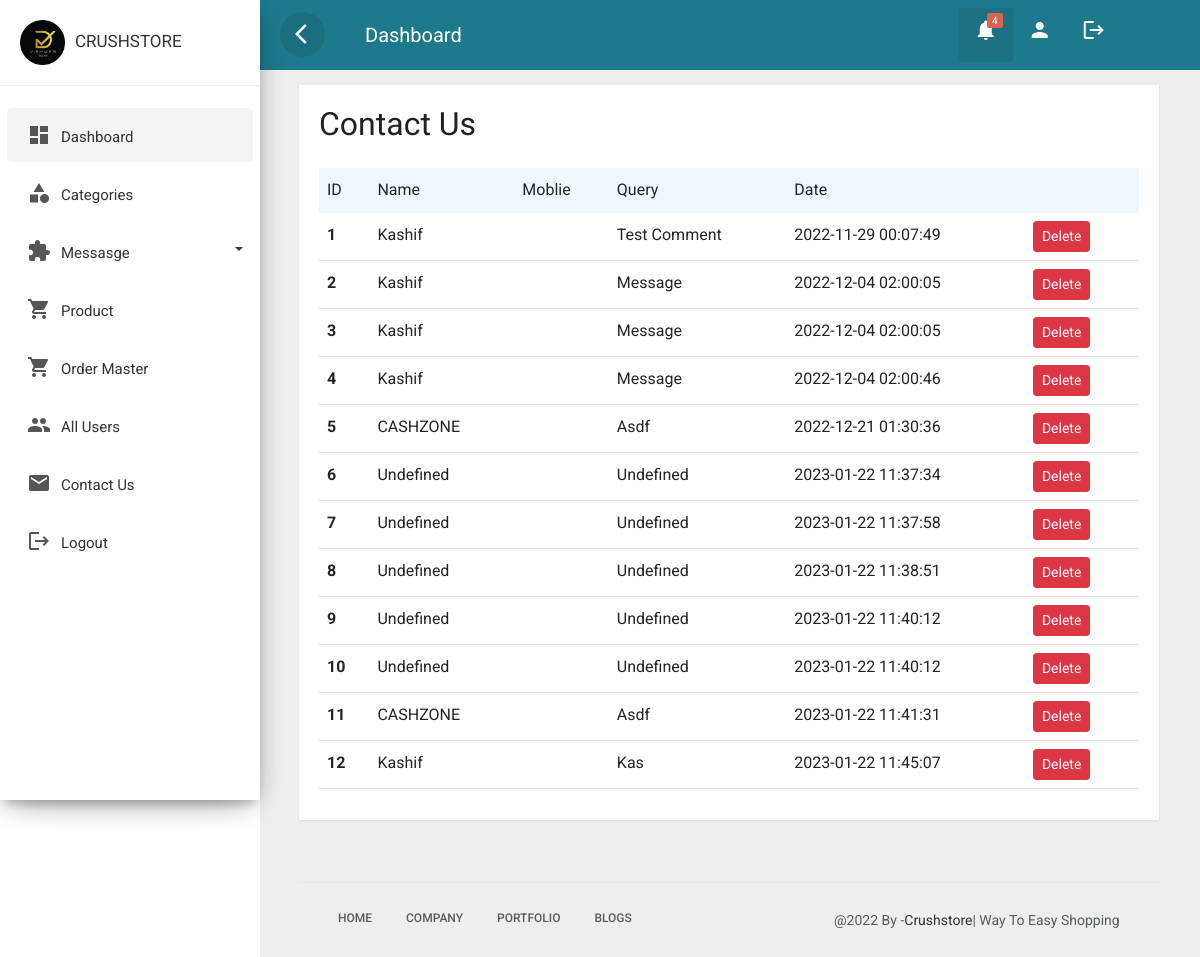
The page /admin/contact_us.php (signed in) on the database its author committed.
### tables this page shows
CREATE TABLE `contact_us` (
  `id` int(11) NOT NULL,
  `name` varchar(255) NOT NULL,
  `email` varchar(75) NOT NULL,
  `subject` varchar(25) NOT NULL,
  `message` text NOT NULL,
  `added_on` datetime NOT NULL
);

### admin/contact_us.php (the view, shortened to what this page needs)
<?php include('partials/config.inc.php');
 $sql = "SELECT * FROM `contact_us` ORDER by 'desc'";
 $res = mysqli_query($conn , $sql);
?>
<?php include_once('header.php');?>
<?php include_once('sidebar.php');?>
<?php include_once('top-header.php');?>
			  <div class="row">
			     <div style="margin-left: 39px;" class="col-lg-11 col-md-12">
				   <div class="card" style="min-height:650px;margin-bottom: 62px;">
				       <div class="card-header card-header-text">
					      <h2 class="card-title">Contact Us</h2>
					   </div>
					   <div class="card-content table-responsive">
					   <table class="table">
							<thead style="background: aliceblue;">
								<tr>
								<th scope="col">ID</th>
								<th scope="col">Name</th>
								<th scope="col">Moblie</th>
								<th scope="col">Query</th>
								<th scope="col">Date</th>
								<th scope="col"></th>
								</tr>
							</thead>
							<tbody>
								<?php
								$i = 0 ;
								while ($row = mysqli_fetch_assoc($res)) {
									$i++; ?>
								<tr>
								<th scope="row"> <?php echo $i; ?> </th>
								<td><?php echo $row['name']; ?></td>
								<td><?php echo $row['moblie']; ?></td>
								<td><?php echo $row['message']; ?></td>
								<td><?php echo $row['added_on']; ?></td>
								<td >
							<?php
							echo "<span class = 'btn  btn-danger btn-sm'><a class='text-light' href='?type=delete&id=".$row['id']."'>Delete </a></span>&nbsp;";
							 ?>
							 </td>
								</tr>
								<?php } ?>
							</tbody>
							</table>
					   </div>
				   </div>
<?php include_once('footer.php');?>

### admin/css/custom.css (style rules this page uses)
body,html { line-height:1.8; font-family:'Roboto',sans-serif; color:#555e58; text-transform:capitalize; font-weight:400; margin:0px; padding:0px; }
h1,h2,h3,h4,h5,h6,.h1,.h2,.h3,.h4 { font-weight:400; line-height:1.5em; }
a { color:#333; font-weight:400; }
a,a:hover,a:focus { color:#333; text-decoration:none; transition:all 0.3s; }
.card { margin:10px 0px; }
.card { border-radius:0px!important; }
.card { display:inline-block; position:relative; border:none; width:100%; margin:15px 0; box-shadow:0 1px 2px rgb(0 0 0 / 8%); border-radius:6px; color:rgba(0,0,0,0.87); background-color:#fff; }
.card .card-header { padding:15px 20px 0; z-index:3; border-bottom:0px!important; background-color:#fff; border-radius:none; }
.card .card-content { padding:15px 20px; position:relative; }
.card .card-title:not(.card-calender .card-title) { margin-top:0; margin-bottom:5px; }
.table > thead > tr > th { border-bottom:1px; font-size:16px; font-weight:400; }

### rows shown on the page
contact_us: name "Kashif", message "Test Comment", added_on "2022-11-29 00:07:49"
contact_us: name "Kashif", message "Message", added_on "2022-12-04 02:00:05"
contact_us: name "Kashif", message "Message", added_on "2022-12-04 02:00:05"
contact_us: name "Kashif", message "Message", added_on "2022-12-04 02:00:46"
contact_us: name "CASHZONE", message "Asdf", added_on "2022-12-21 01:30:36"
contact_us: name "Undefined", message "Undefined", added_on "2023-01-22 11:37:34"
contact_us: name "Undefined", message "Undefined", added_on "2023-01-22 11:37:58"
contact_us: name "Undefined", message "Undefined", added_on "2023-01-22 11:38:51"
contact_us: name "Undefined", message "Undefined", added_on "2023-01-22 11:40:12"
contact_us: name "Undefined", message "Undefined", added_on "2023-01-22 11:40:12"
contact_us: name "CASHZONE", message "Asdf", added_on "2023-01-22 11:41:31"
contact_us: name "Kashif", message "Kas", added_on "2023-01-22 11:45:07"
